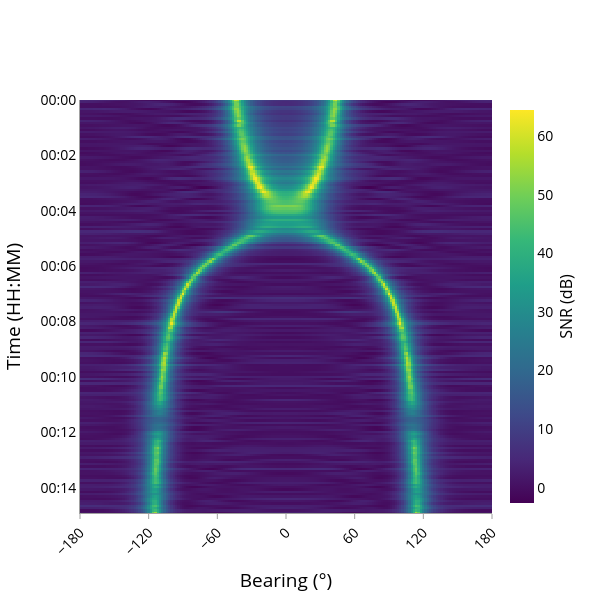
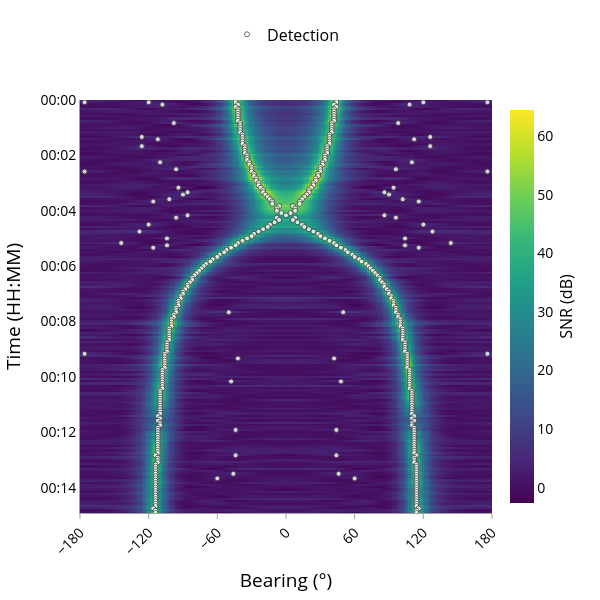

The code cell stored with these charts, in order, in its notebook:
### Markdown cell above
## Beamformer

This stage forms spatial energy across azimuth and runs the detection chain.

We configure an MVDR beamformer and compute steering vectors over a full
`[-pi, pi]` azimuth grid. Processing is restricted to a frequency band
(`fmin` to `fmax`) where target energy is expected.

`BroadbandPassiveSonarArraySimulator` then combines platform geometry, propagation,
source/noise models, and steering to generate beamformed snapshots through time.

Detections are extracted with CA-CFAR and optionally refined by peak-picking to reduce
clustered threshold crossings. We finally inspect the bearing-time record (BTR) both with
and without overlaid detections.

### Code cell
import numpy as np

from nereus.detector import CACFARDetector, PassiveSonarDetector, PeakDetector
from nereus.plotter import plot_btr
from nereus.sigproc import (
    MinimumVarianceDistortionlessResponseBeamformer,
    SteeringCalculator,
)
from nereus.simulator import BroadbandPassiveSonarArraySimulator

shading = None
beamforming_domain = 'broadband_power'
steering_azimuths_rad = np.linspace(-np.pi, np.pi, 181)
fmin = 100.0
fmax = 125.0

beamformer = MinimumVarianceDistortionlessResponseBeamformer(
    sampling_rate_hz=sampling_rate_hz,
    fmin=fmin,
    fmax=fmax,
)

steering_calculator = SteeringCalculator(
    ssp=ssp,
    steering_azimuths_rad=steering_azimuths_rad,
)

simulator = BroadbandPassiveSonarArraySimulator(
    platform=platform,
    propagation_model=propagation_model,
    signal_models=[signal_model],
    noise_model=ambient_noise_model,
    beamformer=beamformer,
    steering_calculator=steering_calculator,
    ground_truth_paths=target_truths,
    fade_in_ms=fade_in_ms,
)

num_guard_cells = 2
num_training_cells = 16
threshold_factor = 1.5
peak_distance = 3

cfar_detector = CACFARDetector(
    num_guard_cells=num_guard_cells,
    num_training_cells=num_training_cells,
    threshold_factor=threshold_factor,
)
detection_chain = [cfar_detector]
if peak_distance > 0:
    detection_chain.append(PeakDetector(distance=peak_distance))

detector = PassiveSonarDetector(
    detection_chain=detection_chain,
    sensor_data_gen=simulator.sensor_data_gen(),
    steering_azimuths_rad=steering_azimuths_rad,
)

all_detections = list(detector.detections_gen(progress_bar=True))
snr_map = detector.snr_history
all_detections_flat = [d for _, detections in all_detections for d in detections]

print(f"Detections: {len(all_detections_flat)}")

plot_btr(
    data=snr_map,
    timesteps=timesteps,
    steering_azimuths=np.rad2deg(steering_azimuths_rad),
).show()

plot_btr(
    timesteps=timesteps,
    steering_azimuths=np.rad2deg(steering_azimuths_rad),
    data=snr_map,
    detections=all_detections_flat,
).show()

### Figure 1 — Plotly figure (JSON) as saved in the notebook; plotly's stock layout.template omitted (floating-point values rounded to 4 significant figures; data arrays with more than 128 entries replaced by an {"elided": "..."} marker saying what was removed)
{"data": [{"colorbar": {"len": 1, "thickness": 24, "tickfont": {"size": 14}, "title": {"font": {"size": 16}, "side": "right", "text": "SNR (dB)"}}, "colorscale": [[0, "#440154"], [0.1111, "#482878"], [0.2222, "#3e4989"], [0.3333, "#31688e"], [0.4444, "#26828e"], [0.5556, "#1f9e89"], [0.6667, "#35b779"], [0.7778, "#6ece58"], [0.8889, "#b5de2b"], [1, "#fde725"]], "type": "heatmap", "x": {"elided": "181 float values"}, "y": {"elided": "180 str values"}, "z": {"elided": "180x181 float values"}}], "layout": {"colorway": ["#636EFA", "#EF553B", "#00CC96", "#AB63FA", "#FFA15A", "#19D3F3", "#FF6692", "#B6E880", "#FF97FF", "#FECB52"], "font": {"color": "black", "size": 16}, "height": 600, "legend": {"orientation": "h", "x": 0.5, "xanchor": "center", "y": 1.2}, "paper_bgcolor": "white", "plot_bgcolor": "white", "showlegend": true, "width": 600, "xaxis": {"dtick": 60, "gridcolor": "rgba(200, 200, 200, 0.5)", "linecolor": "rgba(160, 160, 160, 1.0)", "linewidth": 1, "range": [-180, 180], "showgrid": true, "showline": true, "tick0": -180, "tickangle": -45, "tickcolor": "rgba(160, 160, 160, 1.0)", "tickfont": {"size": 14}, "tickmode": "linear", "ticks": "outside", "title": {"text": "Bearing (°)"}}, "yaxis": {"autorange": false, "gridcolor": "rgba(200, 200, 200, 0.5)", "linecolor": "rgba(160, 160, 160, 1.0)", "linewidth": 1, "range": ["2026-02-22T00:14:55", "2026-02-22T00:00:00"], "showgrid": true, "showline": true, "tickcolor": "rgba(160, 160, 160, 1.0)", "tickfont": {"size": 14}, "tickformat": "%H:%M", "title": {"text": "Time (HH:MM)"}}}}

### Figure 2 — Plotly figure (JSON) as saved in the notebook; plotly's stock layout.template omitted (floating-point values rounded to 4 significant figures; data arrays with more than 128 entries replaced by an {"elided": "..."} marker saying what was removed)
{"data": [{"colorbar": {"len": 1, "thickness": 24, "tickfont": {"size": 14}, "title": {"font": {"size": 16}, "side": "right", "text": "SNR (dB)"}}, "colorscale": [[0, "#440154"], [0.1111, "#482878"], [0.2222, "#3e4989"], [0.3333, "#31688e"], [0.4444, "#26828e"], [0.5556, "#1f9e89"], [0.6667, "#35b779"], [0.7778, "#6ece58"], [0.8889, "#b5de2b"], [1, "#fde725"]], "type": "heatmap", "x": {"elided": "181 float values"}, "y": {"elided": "180 str values"}, "z": {"elided": "180x181 float values"}}, {"marker": {"color": "white", "line": {"width": 1}, "opacity": 0.8, "size": 5}, "mode": "markers", "name": "Detection", "type": "scatter", "x": {"elided": "421 float values"}, "y": {"elided": "421 str values"}}], "layout": {"colorway": ["#636EFA", "#EF553B", "#00CC96", "#AB63FA", "#FFA15A", "#19D3F3", "#FF6692", "#B6E880", "#FF97FF", "#FECB52"], "font": {"color": "black", "size": 16}, "height": 600, "legend": {"orientation": "h", "x": 0.5, "xanchor": "center", "y": 1.2}, "paper_bgcolor": "white", "plot_bgcolor": "white", "showlegend": true, "width": 600, "xaxis": {"dtick": 60, "gridcolor": "rgba(200, 200, 200, 0.5)", "linecolor": "rgba(160, 160, 160, 1.0)", "linewidth": 1, "range": [-180, 180], "showgrid": true, "showline": true, "tick0": -180, "tickangle": -45, "tickcolor": "rgba(160, 160, 160, 1.0)", "tickfont": {"size": 14}, "tickmode": "linear", "ticks": "outside", "title": {"text": "Bearing (°)"}}, "yaxis": {"autorange": false, "gridcolor": "rgba(200, 200, 200, 0.5)", "linecolor": "rgba(160, 160, 160, 1.0)", "linewidth": 1, "range": ["2026-02-22T00:14:55", "2026-02-22T00:00:00"], "showgrid": true, "showline": true, "tickcolor": "rgba(160, 160, 160, 1.0)", "tickfont": {"size": 14}, "tickformat": "%H:%M", "title": {"text": "Time (HH:MM)"}}}}
